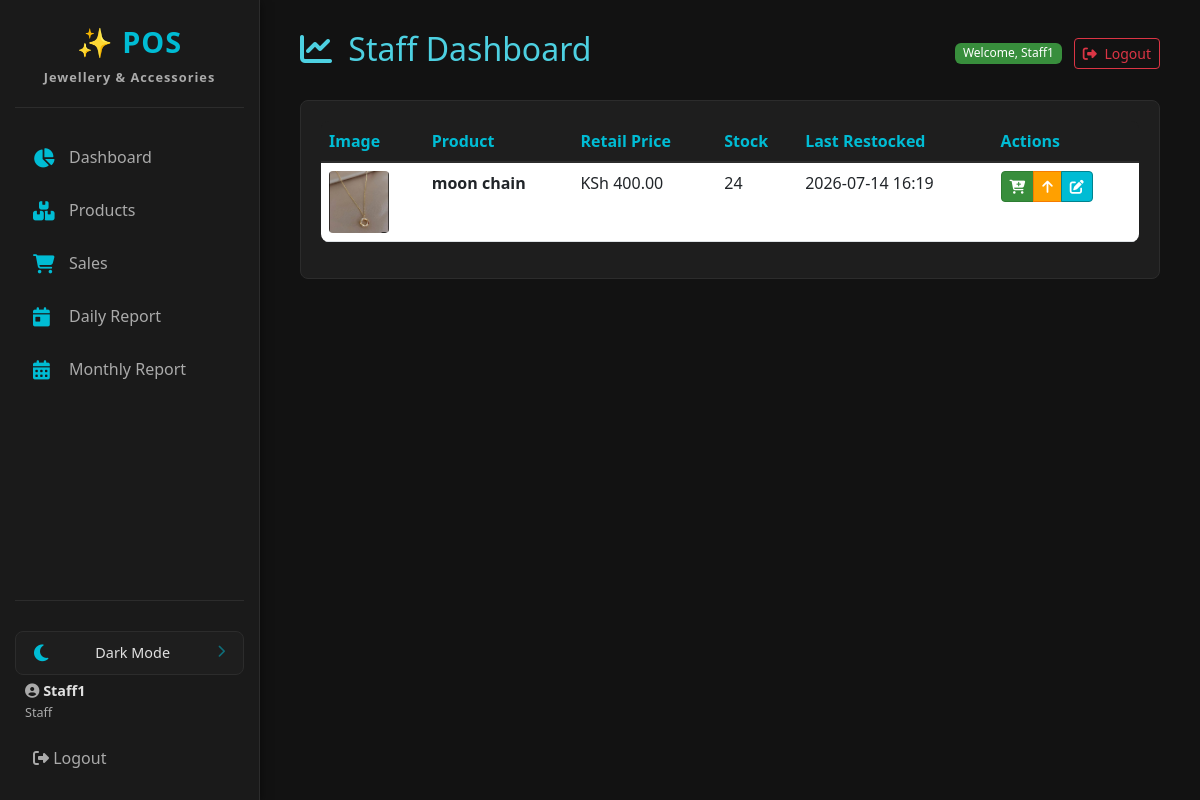
Before: /staff/dashboard/ (signed in) with the older database file.
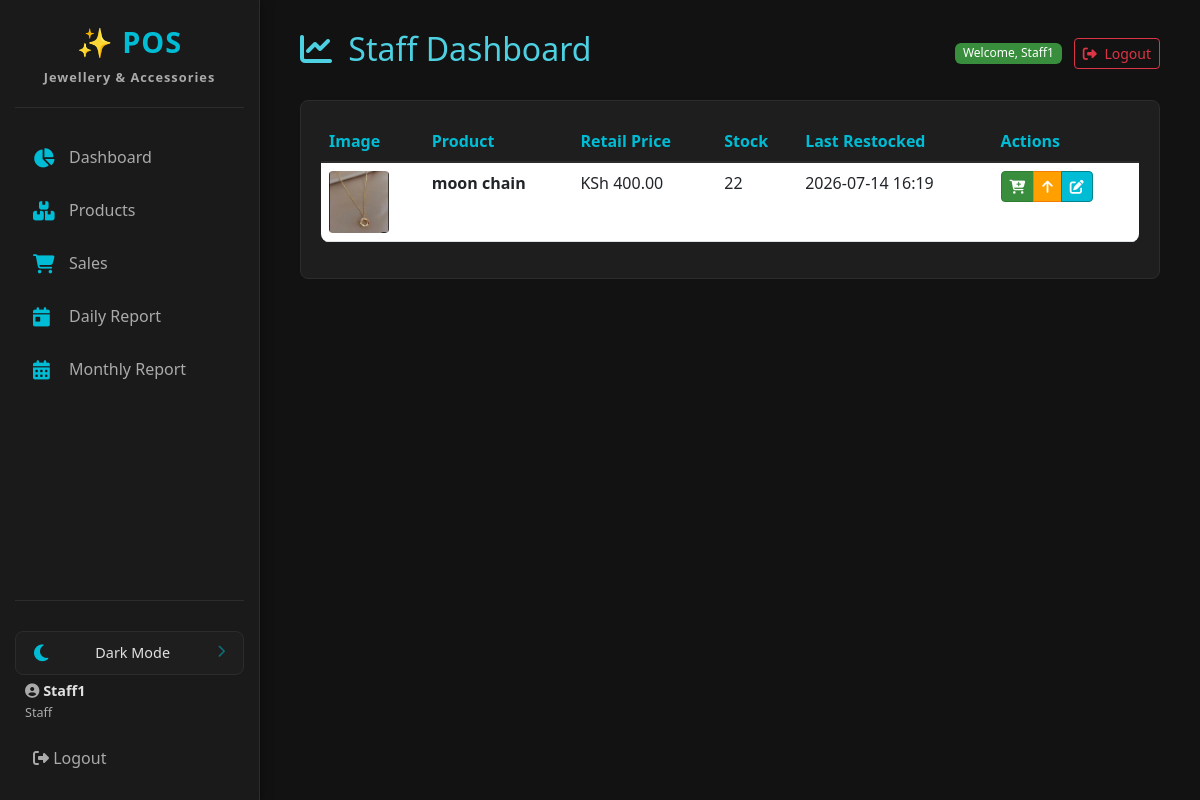
After: the same page with the newer database file.
### pos_app/models.py (models this page shows, shortened)
class Product(models.Model):
    name = models.CharField(max_length=200)
    category = models.ForeignKey(Category, on_delete=models.SET_NULL, null=True, related_name='products')
    description = models.TextField(blank=True)
    image = models.ImageField(upload_to='product_images/', null=True, blank=True)
    last_restocked = models.DateTimeField(default=timezone.now)
    price = models.DecimalField(max_digits=10, decimal_places=2, help_text="Retail Price")
    wholesale_price = models.DecimalField(max_digits=10, decimal_places=2, help_text="Wholesale Price", default=0.00)
    quantity_in_stock = models.PositiveIntegerField(default=0)
    created_at = models.DateTimeField(auto_now_add=True)
    updated_at = models.DateTimeField(auto_now=True)

### pos_app/views.py (the view)
# urls.py: path('staff/dashboard/', views.staff_dashboard, name='staff_dashboard'),
@login_required
@user_passes_test(is_staff_or_admin, login_url='staff_login')
def staff_dashboard(request):
    products = Product.objects.select_related('category').all().order_by('name')
    low_stock = Product.objects.filter(quantity_in_stock__lt=10, quantity_in_stock__gt=0).count()
    out_of_stock = Product.objects.filter(quantity_in_stock=0).count()
    total_products = products.count()
    context = {
        'products': products,
        'low_stock_count': low_stock,
        'out_of_stock_count': out_of_stock,
        'total_products': total_products,
    }
    return render(request, 'pos_app/staff_dashboard.html', context)

### pos_app/context_processors.py (called while the page is built)
def pending_deletions_count(request):
    if request.user.is_authenticated and (request.user.is_superuser or request.user.groups.filter(name='Admin').exists()):
        count = DeletionRequest.objects.filter(status='pending').count()
    else:
        count = 0
    return {'pending_deletions_count': count}

### pos_app/views.py (called while the page is built)
def is_staff_or_admin(user):
    return user.is_authenticated and (user.is_staff or user.is_superuser)

### pos_app/templates/pos_app/staff_dashboard.html (shortened to what this page needs)
{% extends 'pos_app/base.html' %}
{% block content %}
<div class="d-flex justify-content-between align-items-center mb-4">
    <h2><i class="fas fa-chart-line me-2"></i> Staff Dashboard</h2>
    <div>
        <span class="badge bg-success me-2">Welcome, {{ user.get_full_name|default:user.username }}</span>
        <form method="post" action="{% url 'logout' %}" style="display:inline;">
            <button type="submit" class="btn btn-outline-danger btn-sm">
                <i class="fas fa-sign-out-alt me-1"></i> Logout
            </button>
        </form>
    </div>
</div>
<div class="card">
    <div class="card-body">
        <div class="table-responsive">
            <table class="table table-hover">
                <thead>
                    <tr>
                        <th>Image</th>
                        <th>Product</th>
                        <th>Retail Price</th>
                        <th>Stock</th>
                        <th>Last Restocked</th>
                        <th>Actions</th>
                    </tr>
                </thead>
                <tbody>
                    {% for product in products %}
                    <tr>
                        <td>
                            {% if product.image %}
                                <img src="{{ product.image.url }}" alt="{{ product.name }}" style="width:60px; height:auto; border-radius:4px;">
                            {% else %}
                                <span style="color:gray; font-size:0.85rem;">No image</span>
                            {% endif %}
                        </td>
                        <td><strong>{{ product.name }}</strong></td>
                        <td>KSh {{ product.price|floatformat:2 }}</td>
                        <td>{{ product.quantity_in_stock }}</td>
                        <td>
                            {% if product.last_restocked %}
                                {{ product.last_restocked|date:"Y-m-d H:i" }}
                            {% else %}
                                Never
                            {% endif %}
                        </td>
                        <td>
                            <div class="btn-group btn-group-sm" role="group">
                                <a href="{% url 'staff_make_sale' %}?product={{ product.id }}" class="btn btn-success" title="Sell">
                                    <i class="fas fa-cart-plus"></i>
                                </a>
                                <a href="{% url 'staff_restock' product.id %}" class="btn btn-warning" title="Restock">
                                    <i class="fas fa-arrow-up"></i>
                                </a>
                                <a href="{% url 'product_update' product.id %}" class="btn btn-primary" title="Edit">
                                    <i class="fas fa-edit"></i>
                                </a>
                            </div>
                        </td>
                    </tr>
                    {% empty %}
                    <tr>
                        <td colspan="6" class="text-center">No products available.</td>
                    </tr>
                    {% endfor %}
                </tbody>
            </table>
        </div>
    </div>
</div>
{% endblock %}

Changed rows visible on the page:
changed Product "moon chain": quantity_in_stock "24" → "22"
